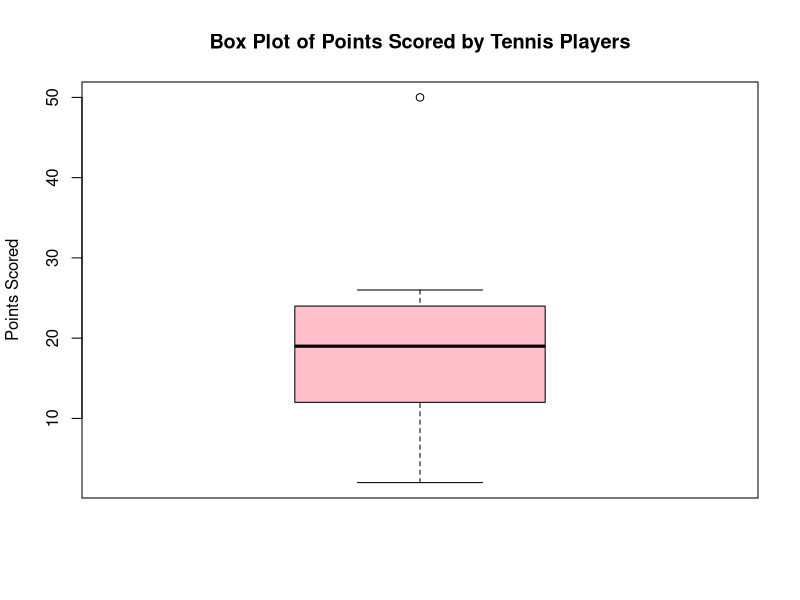

The R source for this figure:
points <- c(2, 10, 12, 15, 18, 20, 22, 24, 26, 50)


boxplot(points,
        main = "Box Plot of Points Scored by Tennis Players",
        ylab = "Points Scored",
        col = "pink")


boxplot.stats(points)$out
